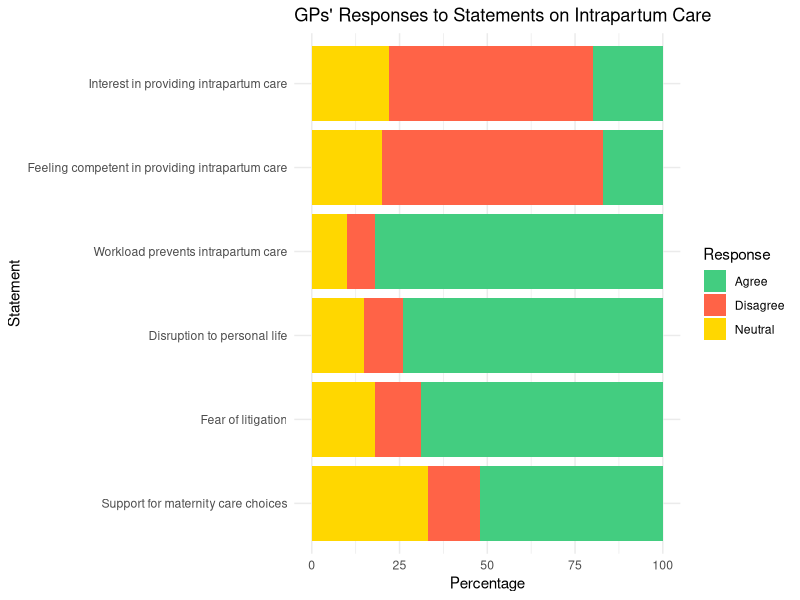
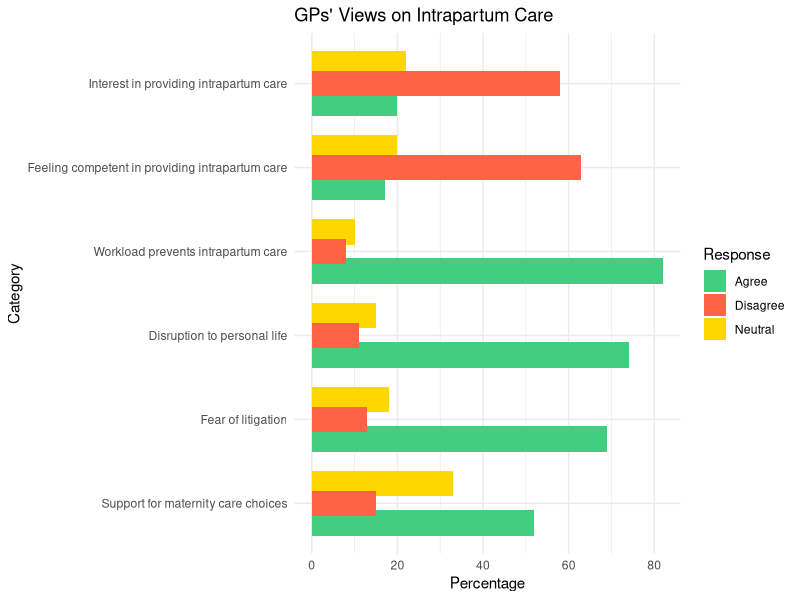

Write the R code that produced these figures, in order.
## ---- chunk 1
# Load necessary libraries
library(ggplot2)
library(tidyr)
library(dplyr)

# Grouped Categories
statements <- c(
  "Interest in providing intrapartum care",
  "Feeling competent in providing intrapartum care",
  "Workload prevents intrapartum care",
  "Disruption to personal life",
  "Fear of litigation",
  "Support for maternity care choices"
)

agree <- c(20, 17, 82, 74, 69, 52)
neutral <- c(22, 20, 10, 15, 18, 33)
disagree <- c(58, 63, 8, 11, 13, 15)

# Create a data frame
data <- data.frame(
  Statement = factor(statements, levels = rev(statements)),
  Agree = agree,
  Neutral = neutral,
  Disagree = disagree
)

# Convert data to long format using pivot_longer()
data_long <- data %>%
  pivot_longer(cols = -Statement, names_to = "Response", values_to = "Percentage")



png(file="C:/Users/kylew/OneDrive/Desktop/uni/Numerical/saving_plot1.png",
width=600, height=350)
ggplot(data_long, aes(x = Percentage, y = Statement, fill = Response)) +
  geom_bar(stat = "identity", position = "stack") +
  scale_fill_manual(values = c("Agree" = "seagreen3", "Neutral" = "gold", "Disagree" = "tomato")) +
  labs(
    title = "GPs' Responses to Statements on Intrapartum Care",
    x = "Percentage",
    y = "Statement"
  ) +
  theme_minimal()
dev.off()
## ---- chunk 2
# Load necessary libraries
library(ggplot2)
library(tidyr)
library(dplyr)

# Grouped Categories
statements <- c(
  "Interest in providing intrapartum care",
  "Feeling competent in providing intrapartum care",
  "Workload prevents intrapartum care",
  "Disruption to personal life",
  "Fear of litigation",
  "Support for maternity care choices"
)

agree <- c(20, 17, 82, 74, 69, 52)
neutral <- c(22, 20, 10, 15, 18, 33)
disagree <- c(58, 63, 8, 11, 13, 15)

# Create a data frame
data <- data.frame(
  Category = factor(statements, levels = rev(statements)),
  Agree = agree,
  Neutral = neutral,
  Disagree = disagree
)

# Convert data to long format for plotting
data_long <- data %>%
  pivot_longer(cols = -Category, names_to = "Response", values_to = "Percentage")

png(file="C:/Users/kylew/OneDrive/Desktop/uni/Numerical/saving_plot2.png",
width=600, height=350)
# Create a **Diverging Bar Chart**
ggplot(data_long, aes(x = Category, y = Percentage, fill = Response)) +
  geom_bar(stat = "identity", position = position_dodge(width = 0.7)) +
  scale_fill_manual(values = c("Agree" = "seagreen3", "Neutral" = "gold", "Disagree" = "tomato")) +
  labs(
    title = "GPs' Views on Intrapartum Care",
    x = "Category",
    y = "Percentage"
  ) +
  coord_flip() +  # Makes the chart horizontal for better readability
  theme_minimal()
dev.off()
